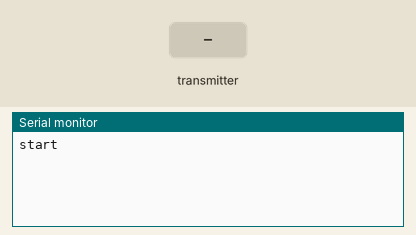
Simulated run of this sketch. Board: ESP32. Parts: the last lines printed to the serial monitor. The test bench sets the inputs (shaded band). No radio packets arrive unless stated.

Above: at 1.2 s.
1.3 s: the transmitter starts sending joystick1_x = 0
At 2.1 s:
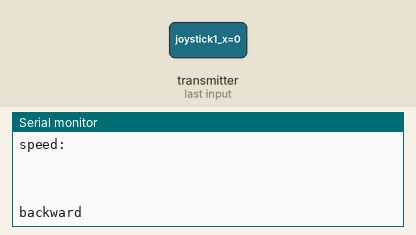
2.8 s: the transmitter starts sending joystick2_x = 1024
At 3.8 s:
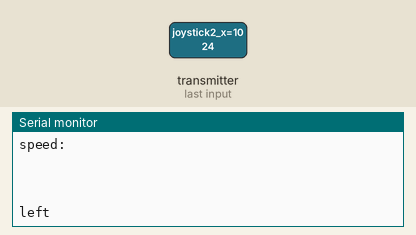
4.3 s: the transmitter starts sending joystick1_y = 0
7.3 s: the transmitter starts sending joystick2_y = 1024
At 7.9 s:
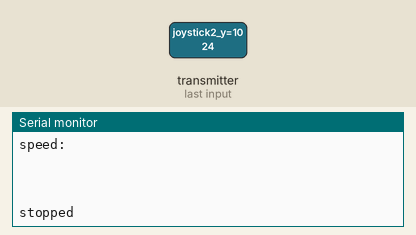
8.8 s: the transmitter starts sending joystick2_x = 4095
At 9.5 s:
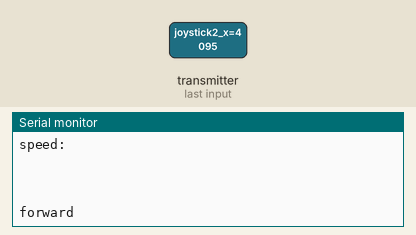
10.3 s: the transmitter starts sending Button = 1
Timing chart, 0 to 12.8 s (numbered marks = the images above; inputs shaded):
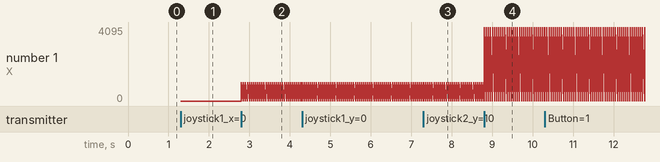

The sketch:

rover_reciever.ino
```cpp
//#################################
//#################################

//Reciever code

//current status of the code: im using this as a reciever module and communicating to another esp32 using uart

#include <SPI.h>
#include <nRF24L01.h>
#include <RF24.h>
#include <HardwareSerial.h>

HardwareSerial uart2(2);

RF24 radio(4, 5);  // CE, CSN

byte address[6] = "00001";

/*
#define PWM2 22
#define DIR2 21

#define PWM1 27
#define DIR1 14

#define PWM3 25
#define DIR3 26

#define PWM4 32
#define DIR4 33
*/

String speed; //change this to int later

void setup() {

  //begining the module/library
  if (!radio.begin()) {
    Serial.println(F("radio hardware not responding!"));
  while (1) {} // hold program in infinite loop to prevent subsequent errors
  }

  Serial.begin(115200);
  uart2.begin(115200, SERIAL_8N1, 16, 17); //rx,tx
  Serial.println("start");

  //the RF module's power level:
  //Options: RF24_PA_MIN, RF24_PA_LOW, RF24_PA_HIGH, RF24_PA_MAX
  radio.setPALevel(RF24_PA_MAX);

  //opening reading "pipe" no.1 at the given address
  radio.openReadingPipe(1, address);

  //setting this RF module to recieve mode:
  radio.startListening();

/*
  pinMode(PWM1, OUTPUT);
  pinMode(PWM2, OUTPUT);
  pinMode(PWM3, OUTPUT);
  pinMode(PWM4, OUTPUT);

  pinMode(DIR1, OUTPUT);
  pinMode(DIR2, OUTPUT);
  pinMode(DIR3, OUTPUT);
  pinMode(DIR4, OUTPUT);
  */
}

struct controllerpayload{
  int joystick1_x;
  int joystick1_y;

  int Button;

  int joystick2_x;
  int joystick2_y;
};


void loop() {

  controllerpayload payload;
  uint8_t pipe1;  //create a buffer to which the 1st pipe writes to
  if (radio.available(&pipe1)){  //see if there are any bytes available to read on pipe1
    Serial.println("payload available:");
    uint8_t	length = radio.getDynamicPayloadSize(); //get the length of the payload from RX FIFO pipe
    Serial.println(length);
    radio.read(&payload, length); //read the from the pipe the length of the payload from the above line

    //printing the joystick values:

    Serial.print("Joystick1 X: "); Serial.print(payload.joystick1_x);
    Serial.print(", Joystick1 Y: "); Serial.println(payload.joystick1_y);

    Serial.print("button value: "); Serial.print(payload.Button); Serial.println(", ");

    Serial.print("Joystick2 X: "); Serial.print(payload.joystick2_x);
    Serial.print(", Joystick2 Y: "); Serial.println(payload.joystick2_y);


    int button = payload.Button;

    if ((button >= 700) && (button <= 800)) {
      speed = "speed 1"; //give speed values later
    }

    else if ((button >= 1600) && (button <= 1700)) {
      speed = "speed 2";
    }

    else if ((button >= 2500) && (button <= 2600)) {
      speed = "speed 3";
    }

    else if (button == 4095) {
      speed = "speed 4";
    }

    Serial.print("speed: "); Serial.println(speed);


    Serial.println("  ");
    Serial.println("  ");
    Serial.println("  ");

    if (payload.joystick2_x >= 3900) {
      Serial.println("forward");
      uart2.println("w");
      //forward();
    }

    else if (payload.joystick2_x <= 200) {
      Serial.println("backward");
      uart2.println("s");
      //backward();
    }

    else if (payload.joystick2_y >= 3900) {
      Serial.println("right");
      uart2.println("d");
      //right();
    }

    else if (payload.joystick2_y <= 200) {
      Serial.println("left");
      uart2.println("a");
      //left();
    }

    else {
      Serial.println("stopped");
      uart2.println("x");
      //stop();
    }
  }
}

/*
void forward() { //add a speed argument when speed change is decided
  analogWrite(PWM1, 150);
  analogWrite(PWM2, 150);
  analogWrite(PWM3, 150);
  analogWrite(PWM4, 150);

  digitalWrite(DIR1, HIGH);
  digitalWrite(DIR2, HIGH);
  digitalWrite(DIR3, HIGH);
  digitalWrite(DIR4, HIGH);
}

void backward() { //add a speed argument when speed change is decided
  analogWrite(PWM1, 150);
  analogWrite(PWM2, 150);
  analogWrite(PWM3, 150);
  analogWrite(PWM4, 150);

  digitalWrite(DIR1, LOW);
  digitalWrite(DIR2, LOW);
  digitalWrite(DIR3, LOW);
  digitalWrite(DIR4, LOW);
}

void right() { //add a speed argument when speed change is decided
  analogWrite(PWM1, 255);
  analogWrite(PWM2, 255);
  analogWrite(PWM3, 255);
  analogWrite(PWM4, 255);

  digitalWrite(DIR1, HIGH);
  digitalWrite(DIR2, LOW);
  digitalWrite(DIR3, HIGH);
  digitalWrite(DIR4, LOW);
}

void left() { //add a speed argument when speed change is decided
  analogWrite(PWM1, 255);
  analogWrite(PWM2, 255);
  analogWrite(PWM3, 255);
  analogWrite(PWM4, 255);

  digitalWrite(DIR1, LOW);
  digitalWrite(DIR2, HIGH);
  digitalWrite(DIR3, LOW);
  digitalWrite(DIR4, HIGH);
}

void stop() { //add a speed argument when speed change is decided
  analogWrite(PWM1, 0);
  analogWrite(PWM2, 0);
  analogWrite(PWM3, 0);
  analogWrite(PWM4, 0);

  digitalWrite(DIR1, HIGH);
  digitalWrite(DIR2, HIGH);
  digitalWrite(DIR3, HIGH);
  digitalWrite(DIR4, HIGH);
}
*/
```

Measured:
- after the input at 1.3 s, the serial monitor: prints a new line at once (image 1)
- after the input at 2.8 s, the serial monitor: prints a new line at once (image 2)
- after the input at 7.3 s, the serial monitor: prints a new line at once (image 3)
- after the input at 8.8 s, the serial monitor: prints a new line at once (image 4)
- plotted number 1: 0 → 1024 after the input at 2.8 s, 1024 → 4095 after the input at 8.8 s
